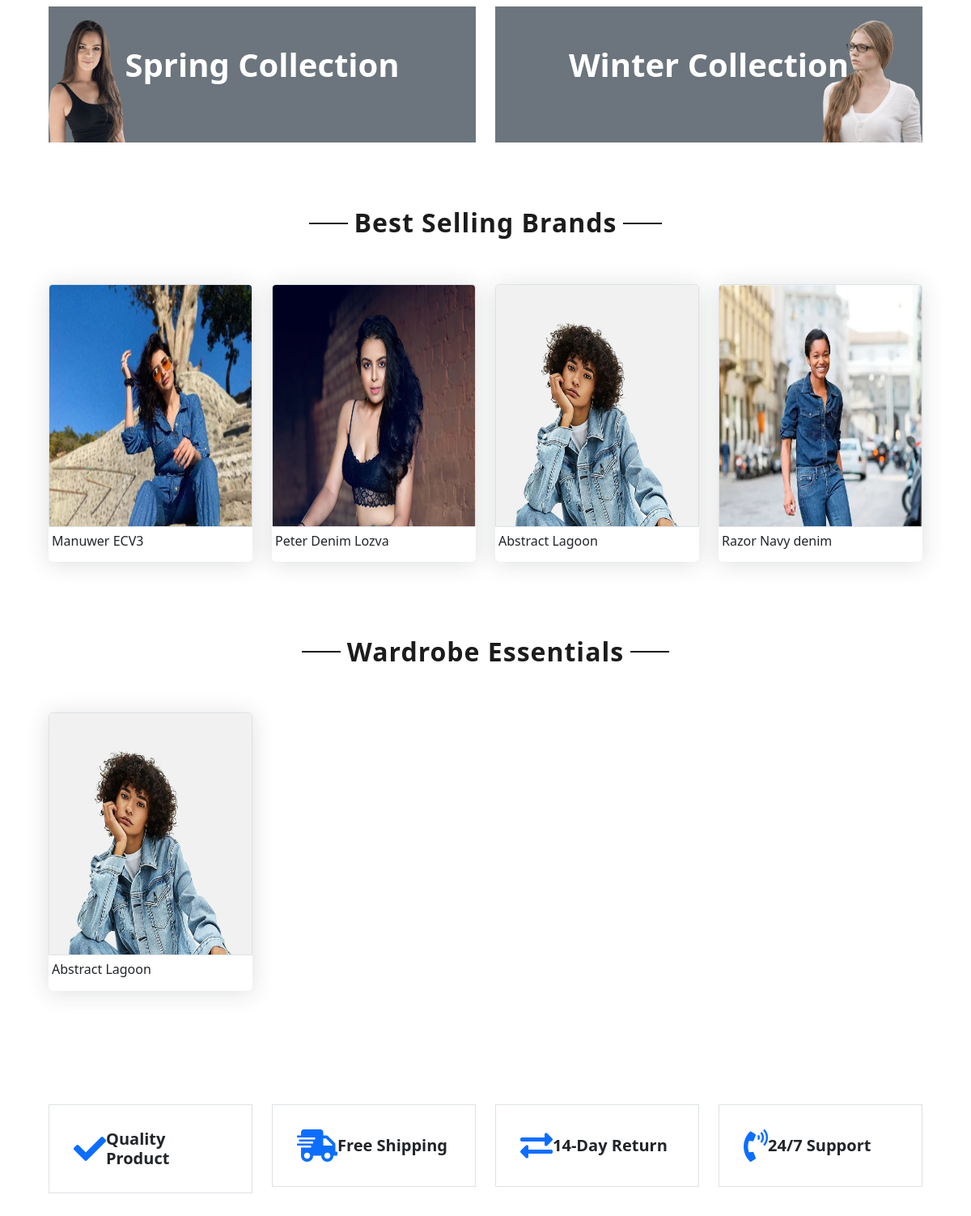
The app's page / (signed in, middle part), older data.
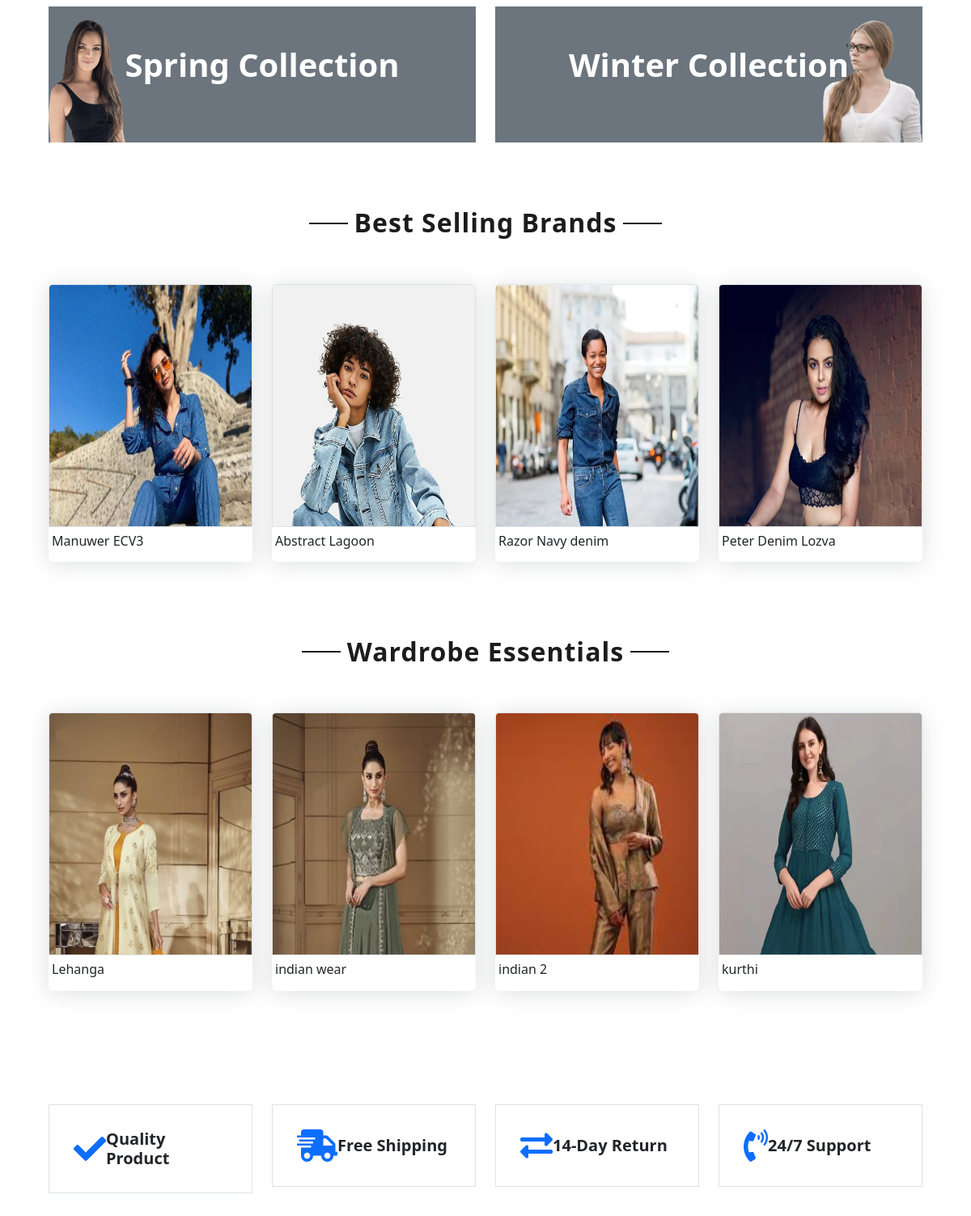
The same page, newer data.
### app1/models.py (models this page shows, shortened)
class Product(models.Model):
    id = models.AutoField(primary_key=True)
    name = models.CharField(max_length=100)
    brand = models.ForeignKey(Brand,on_delete=models.CASCADE)
    category = models.ForeignKey(category,on_delete=models.CASCADE)
    description = models.TextField()
    sales_count = models.PositiveIntegerField(default=0)
    wardrobe_essential = models.BooleanField(default=False)
    image = models.ImageField(blank=True, upload_to='images/')

### app1/views.py (the view)
# urls.py: path('', views.user_home, name='userhome'),
@never_cache
def user_home(request):
    if 'username' in request.session:
        username = request.session["username"]
        user = custom_user.objects.get(username=username)
        wishlistobj = Wishlist.objects.filter(username=user)
        wishlist_count = wishlistobj.count()
        cart = Cart.objects.filter(username = user)
        cart_count = cart.count()
        categories = category.objects.all()
        best_selling_products = Product.objects.order_by('-sales_count')[:4]
        wardrobe_essentials = Product.objects.filter(wardrobe_essential=True)[:4]
        return render(request, 'user_home.html', {
            'categories': categories,
            'best_selling_products': best_selling_products,
            'wardrobe_essentials': wardrobe_essentials,
            'wishlist_count':wishlist_count,
            "cart":cart,
            "cart_count":cart_count
        })
    else:
        return redirect('home_before')

### app1/templates/user_home.html (shortened to what the changed rows need)
<!DOCTYPE html>
<html lang="en">
  {% load static %}
<head>
    <link href="https://cdnjs.cloudflare.com/ajax/libs/font-awesome/5.10.0/css/all.min.css" rel="stylesheet">
    <link href="lib/owlcarousel/assets/owl.carousel.min.css" rel="stylesheet">
    <link href="/static/app/css/style.min.css" rel="stylesheet">
    <link href="{% static 'app/css/style.css' %}" rel="stylesheet">
    <link href="https://cdn.jsdelivr.net/npm/bootstrap@5.3.0/dist/css/bootstrap.min.css" rel="stylesheet">
</head>
<body>
   {% block main-content%}
<br>
    <br>
    <br>
    {% endblock main-content%}
    <br>
    {% block content%}
    <div class="container-fluid offer pt-5">
        <div class="row px-xl-5">
            <div class="col-md-6 pb-4">
                <div class="position-relative bg-secondary text-center text-md-right text-white mb-2 py-5 px-5">
                    <div class="position-relative" style="z-index: 1;">
                        <h1 class="mb-4 font-weight-semi-bold">Spring Collection</h1>
                    </div>
                </div>
            </div>
            <div class="col-md-6 pb-4">
                <div class="position-relative bg-secondary text-center text-md-left text-white mb-2 py-5 px-5">
                    <div class="position-relative" style="z-index: 1;">
                        <h1 class="mb-4 font-weight-semi-bold">Winter Collection</h1>
                    </div>
                </div>
            </div>
        </div>
    </div>
    <div class="container-fluid pt-5">
        <div class="text-center mb-4">
            <h2 class="section-title px-5"><span class="px-2">Best Selling Brands</span></h2>
        </div>
        <br>
        <div class="row px-xl-5 pb-3 ">
            {% for product in best_selling_products %}
            <div class="col-lg-3 col-md-6 col-sm-12 pb-1">
                <div class="card product-item border-0 mb-4" >
                    <a href="{% url 'product_detail' product.id %}" >
                    <div class="card-header product-img position-relative overflow-hidden bg-transparent border p-0">
                        <img class="img-fluid w-100 " src="{{ product.image.url }}" alt="" style="height: 500px;">
                    </div>  </a>
                        <div class="d-flex p-1 pt-0 pb-2" style="justify-content: space-between;">
                        <h6 class="text-truncate mb-2 mt-2">{{ product.name }}</h6>
                    </div>
                </div>
            </div>
            {% endfor %}
        </div>
    </div>
        <div class="container-fluid pt-5">
        <div class="text-center mb-4">
            <h2 class="section-title px-5"><span class="px-2">Wardrobe Essentials</span></h2>
        </div>
        <br>
        <div class="row px-xl-5 pb-3">
            {% for product in wardrobe_essentials %}
            <div class="col-lg-3 col-md-6 col-sm-12 pb-1">
                <div class="card product-item border-0 mb-4">
                    <a href="{% url 'product_detail' product.id %}" >
                        <div class="card-header product-img position-relative overflow-hidden bg-transparent border p-0">
                            <img class="img-fluid w-100 " src="{{ product.image.url }}" alt="" style="height: 500px;">
                        </div>  </a>
                    <div class="d-flex p-1 pt-0 pb-2" style="justify-content: space-between;">
                        <h6 class="text-truncate mb-2 mt-2 ">{{ product.name }}</h6>
                    </div>
                </div>
            </div>
            {% endfor %}
        </div>
    </div>
    {% endblock content%}
    <br>
    <br>
     <div class="container-fluid pt-5">
        <div class="row px-xl-5 pb-3">
            <div class="col-lg-3 col-md-6 col-sm-12 pb-1">
                <div class="d-flex align-items-center border mb-4" style="padding: 30px;">
                    <h1 class="fa fa-check text-primary m-0 mr-3"></h1>
                </div>
            </div>
            <div class="col-lg-3 col-md-6 col-sm-12 pb-1">
                <div class="d-flex align-items-center border mb-4" style="padding: 30px;">
                    <h1 class="fa fa-shipping-fast text-primary m-0 mr-2"></h1>
                </div>
            </div>
            <div class="col-lg-3 col-md-6 col-sm-12 pb-1">
                <div class="d-flex align-items-center border mb-4" style="padding: 30px;">
                    <h1 class="fas fa-exchange-alt text-primary m-0 mr-3"></h1>
                </div>
            </div>
            <div class="col-lg-3 col-md-6 col-sm-12 pb-1">
                <div class="d-flex align-items-center border mb-4" style="padding: 30px;">
                    <h1 class="fa fa-phone-volume text-primary m-0 mr-3"></h1>
                </div>
            </div>
        </div>
    </div>
</body>
</html>

Row changes from the older to the newer data that the page shows:
no longer on one of the page's lists (row edited): Product: name "Abstract Lagoon"
changed Product "Peter Denim Lozva": moves down the list
added Product: image (picture), name "Lehanga", shown under "Wardrobe Essentials"
added Product: image (picture), name "indian wear", shown under "Wardrobe Essentials"
added Product: image (picture), name "indian 2", shown under "Wardrobe Essentials"
added Product: image (picture), name "kurthi", shown under "Wardrobe Essentials"
